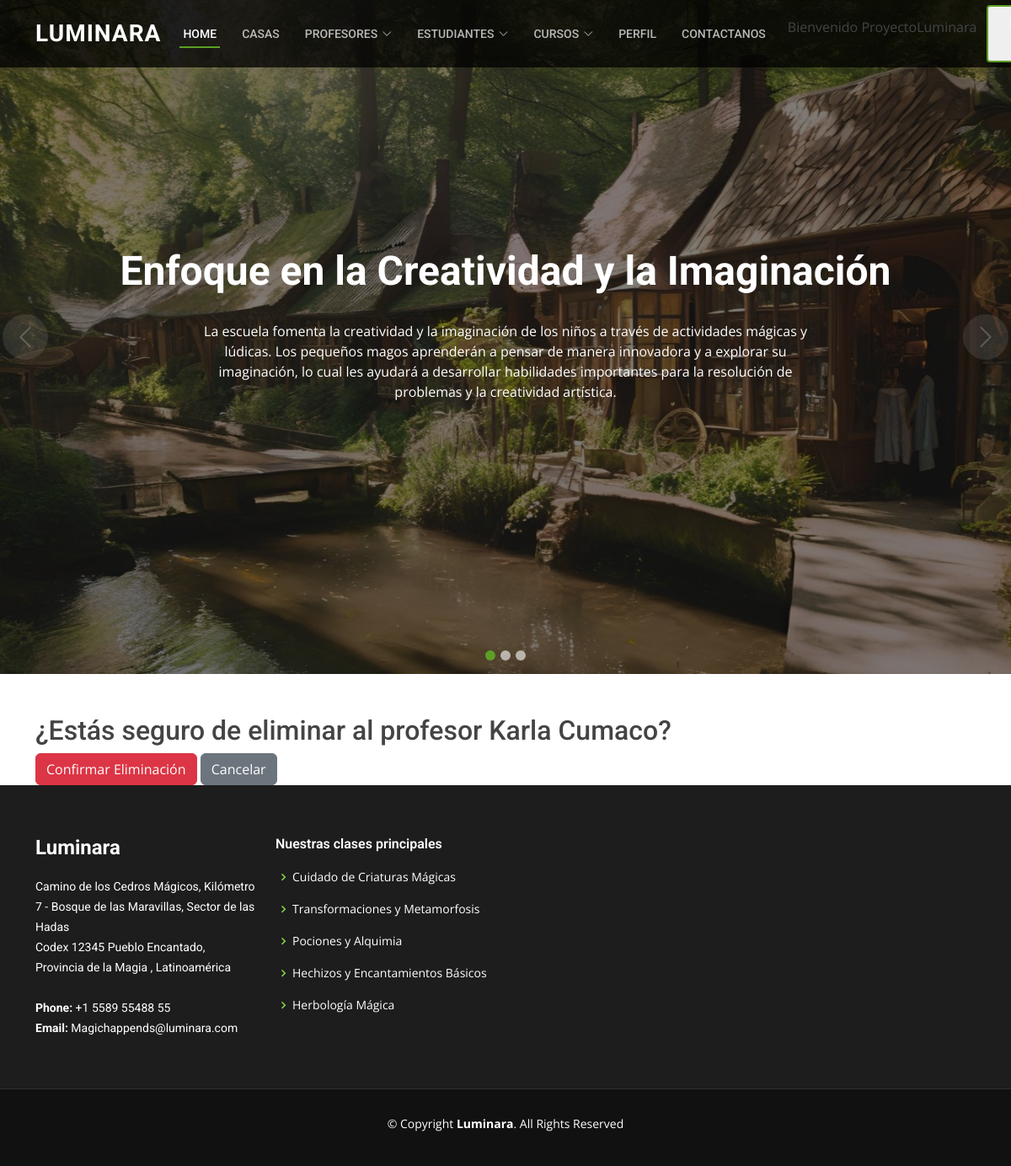
The app's page /APP-Magic/eliminar_profesor/14 (signed in), older data.
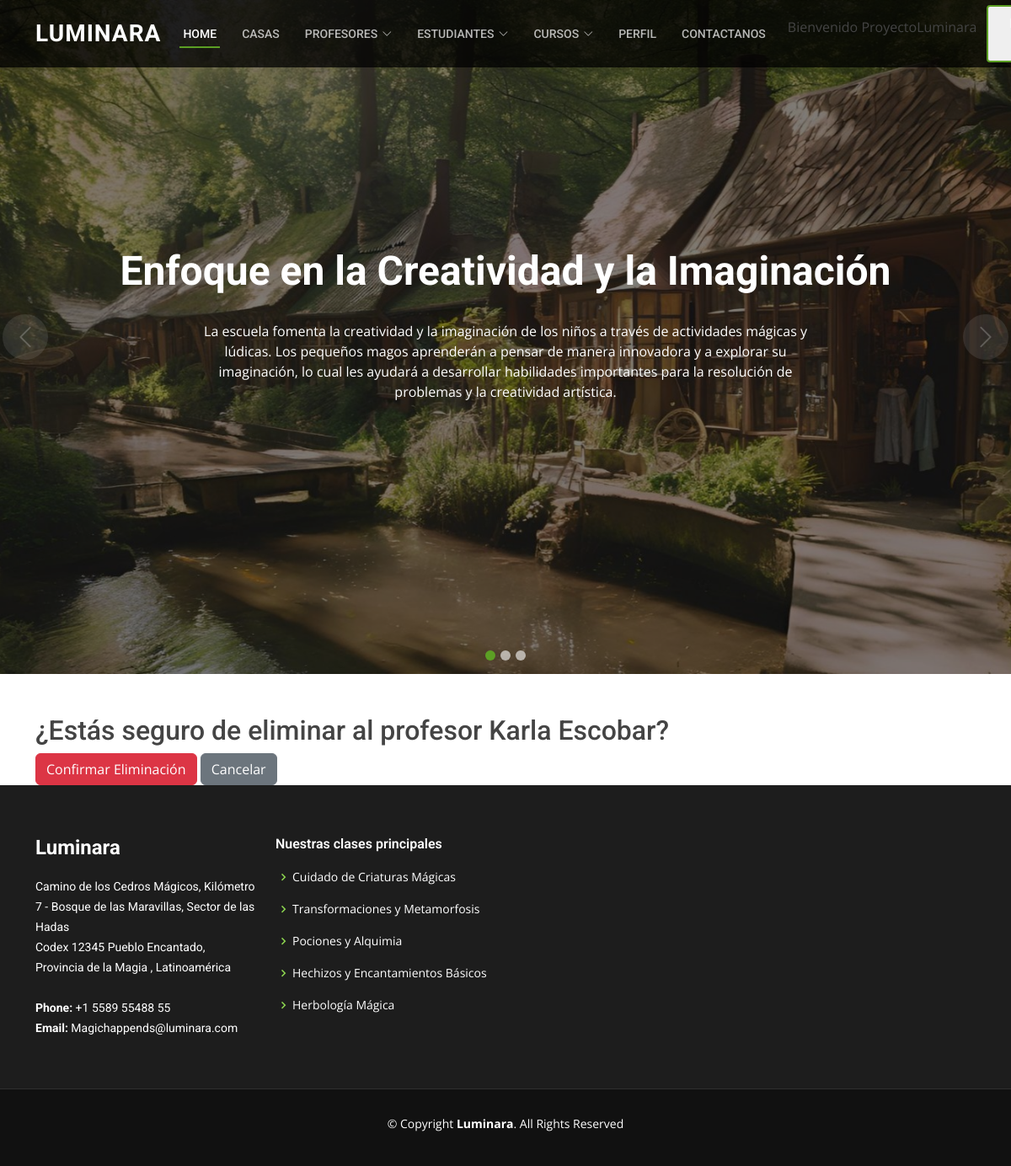
The same page, newer data.
### APPMagic/models.py (models this page shows, shortened)
class Profesor(models.Model):
    nombre = models.CharField(max_length=30)
    apellido = models.CharField(max_length=30)
    email = models.EmailField(null=True)
    profesion = models.CharField(max_length=30)
    Cursos= models.ManyToManyField(Curso)
    hechizo_favorito = models.CharField(max_length=100, null=True)  # Nuevo hechizo favorito
    criatura_magica = models.CharField(max_length=100, null=True)  # Criatura mágica favorita

### APPMagic/views.py (the view)
# urls.py: path('eliminar_profesor/<int:id>', views.eliminar_profesor, name='eliminar_profesor'),
@staff_member_required(login_url='/APP-Magic/staffmember/')
def eliminar_profesor(request, id):
    profesor = get_object_or_404(Profesor, id=id)
    if request.method == 'POST':
        profesor.delete()
        return redirect('profesores_view')  # Redirige a la vista de lista de profesores
    return render(request, 'eliminar_profesor.html', {'profesor': profesor})

### APPMagic/templates/eliminar_profesor.html (shortened to what this page needs)
{% extends 'Base.html' %}
{% block contenidobipolar %}
<!DOCTYPE html>
<html lang="es">
<head>
</head>
<body>
    <div class="container mt-5">
        <h2>¿Estás seguro de eliminar al profesor {{ profesor.nombre }} {{ profesor.apellido }}?</h2>
        <form method="post">
            <button type="submit" class="btn btn-danger">Confirmar Eliminación</button>
            <a href="{% url 'profesores_view' %}" class="btn btn-secondary">Cancelar</a>
        </form>
    </div>
</body>
</html>
{% endblock contenidobipolar %}

Row changes from the older to the newer data that the page shows:
changed Profesor "Karla": apellido "Cumaco" → "Escobar"
